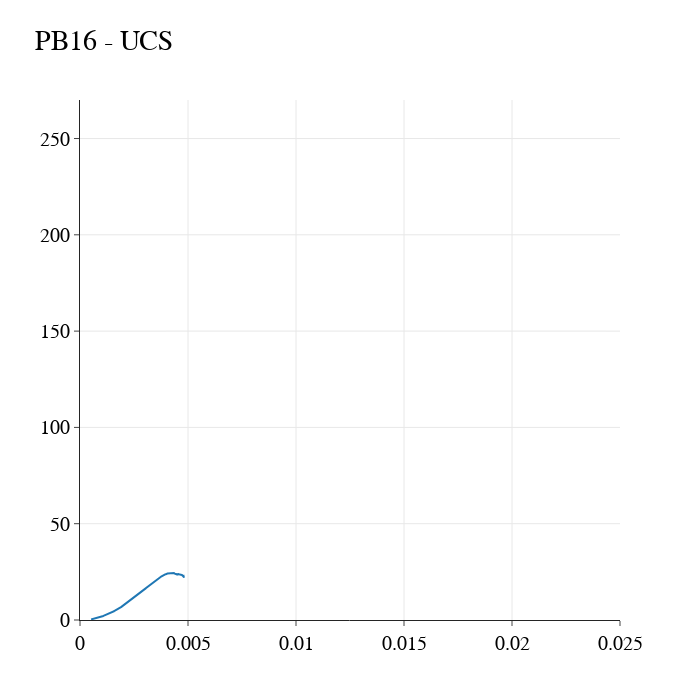

Notebook cell for this chart:
### Code cell
### All info
# plt.plot(strain1,stress_offset)
fig = go.Figure()
fig.add_trace(go.Scatter(x=strain1, y=stress1))
# fig.add_trace(go.Scatter(x=strain1, y=stress_offset))

# fig.add_annotation(x=x, y=y,
#             text="Strain={:.4f}, Stress={:.4f}".format(x, y),
#             showarrow=True,
#             xanchor="right",
#             arrowhead=1)
            
# fig.add_annotation(x=xi, y=2,
#             text=ElasticM,
#             showarrow=False,
#             arrowhead=1)

# fig.add_annotation(x=xi, y=0,
#             text=FractS,
#             showarrow=False,
#             arrowhead=1)


# fig.add_annotation(x=xi, y=yi,
#             text="Strain={:.4f}, Stress={:.4f}".format(x1, y1),
#             xanchor="right",
#             showarrow=True,
#             arrowhead=1)

# fig.update_layout(showlegend=False, autosize=False, width=700, height=700, 
#     title="All info",
#     xaxis_title="Strain Ax [-]",
#     yaxis_title="Stress [MPa]",
#     font=dict(
#         family="New Times Roman",
#         size=15,
#         color="RebeccaPurple"))

fig.update_yaxes(showgrid=True)
fig.update_xaxes(showgrid=True)
fig.update_layout(template="simple_white", width=700, height=700, yaxis=dict(range=[0, 270]),# customize font and legend orientation & position
                  xaxis=dict(range=[0, 0.025]), title='PB16 - UCS',
    font=dict(
        family="Times New Roman",
        size=20,
        color="Black"),
    legend=dict(title=None, orientation="h", y=1, yanchor="bottom", x=0.5, xanchor="center"))
# fig.update_traces(textposition='top center')
fig.show()

# fig.write_html("Graphs/PB2_UCS/PB2_Results.html")

### Figure 1 — Plotly figure (JSON) as saved in the notebook; plotly's stock layout.template omitted (floating-point values rounded to 4 significant figures; data arrays with more than 128 entries replaced by an {"elided": "..."} marker saying what was removed)
{"data": [{"type": "scatter", "x": {"elided": "2405 float values"}, "y": {"elided": "2405 float values"}}], "layout": {"font": {"color": "Black", "family": "Times New Roman", "size": 20}, "height": 700, "legend": {"orientation": "h", "title": {}, "x": 0.5, "xanchor": "center", "y": 1, "yanchor": "bottom"}, "title": {"text": "PB16 - UCS"}, "width": 700, "xaxis": {"range": [0, 0.025], "showgrid": true}, "yaxis": {"range": [0, 270], "showgrid": true}}}
